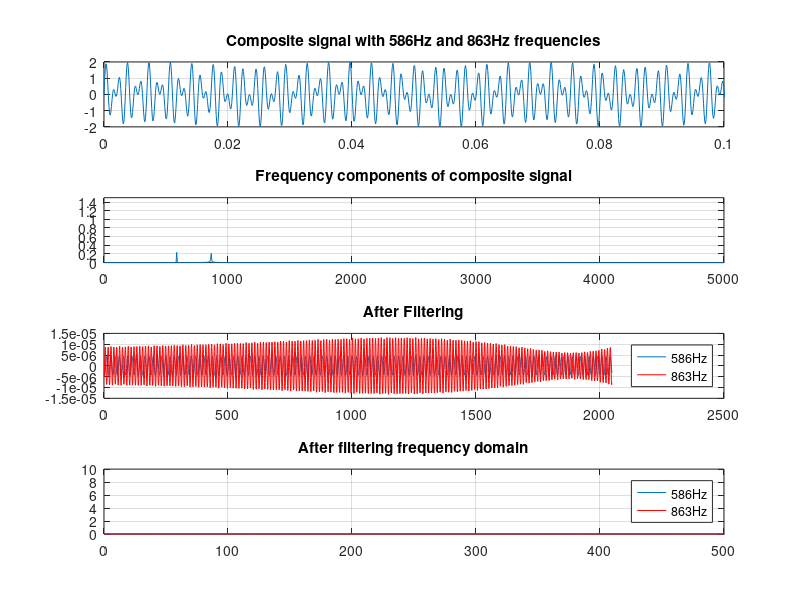

Recreate this plot in MATLAB.
clear all;
clc;
close all;
% Intial settings
Fs=10e3;        % Sampling Frequency
t=(0:Fs)/Fs';   % Time Vector
L=8630;         % FFT length
NFFT=2048;      
f=Fs*linspace(0,1,NFFT); % Frequency Vector
%-- Generate composite signal with 586Hz and 863Hz frequency components --%
comp_sig=sin(2*pi*586*t)+sin(2*pi*863*t);
%-- Calculate FFT of composite signa; --%
comp_sig_fft=fft(comp_sig,NFFT)/L;
%-- Generate Filter for 586Hz signal--%
bw=10;      %Bandwith
fc=pi*586;  %Center Frequency
n=1:L;
%Compute Hamming window
for n=1:L
    hamm(n)=(0.54-0.46*cos(2*pi*n/L));
end
%Compute Filter
hsuup=(-(L-1)/2:(L-1)/2);
hideal1=hamm.*(2*(fc+bw)*(sin(2*(fc+bw)*hsuup/Fs)./(2*(2*fc+bw)*hsuup/Fs)));
hideal2=hamm.*(2*(fc-bw)*(sin(2*(fc-bw)*hsuup/Fs)./(2*(2*fc+bw)*hsuup/Fs)));
h_bpf=(hideal1-hideal2);
% Filtering in freq domain
h_bpf_fft=fft(h_bpf,NFFT)/L;
s586_fft=comp_sig_fft.*h_bpf_fft;
s586=real(ifft(s586_fft));
%-- Generate Filter for 863Hz signal --%
bw=10;      %Bandwidth
fc=pi*863;  %center frequency
%Compute Filter
hideal1=hamm.*(2*(fc+bw)*(sin(2*(fc+bw)*hsuup/Fs)./(2*(fc+bw)*hsuup/Fs)));
hideal2=hamm.*(2*(fc-bw)*(sin(2*(fc-bw)*hsuup/Fs)./(2*(fc+bw)*hsuup/Fs)));
h_bpf=(hideal1-hideal2);
% Filtering in freq domain
h_bpf_fft=fft(h_bpf,NFFT)/L;
s863_fft=comp_sig_fft.*h_bpf_fft;
s863=real(ifft(s863_fft));
%-- plot all signals ---%
figure;
subplot(411);
plot(t,comp_sig);grid on
axis([0 0.1 -2 2])
title('Composite signal with 586Hz and 863Hz frequencies')
subplot(412)
plot(f,2*abs(comp_sig_fft));grid on;
axis([0 5000 0 1.5])
title('Frequency components of composite signal')
subplot(413);
plot(s586);hold on
plot(s863,'r');grid on
title('After Filtering')
legend('586Hz','863Hz')
subplot(414);
plot(f,2*abs(s586_fft));hold on;
plot(f,2*abs(s863_fft),'r');grid on;
axis([0 500 0 10])
title('After filtering frequency domain')
legend('586Hz','863Hz')
